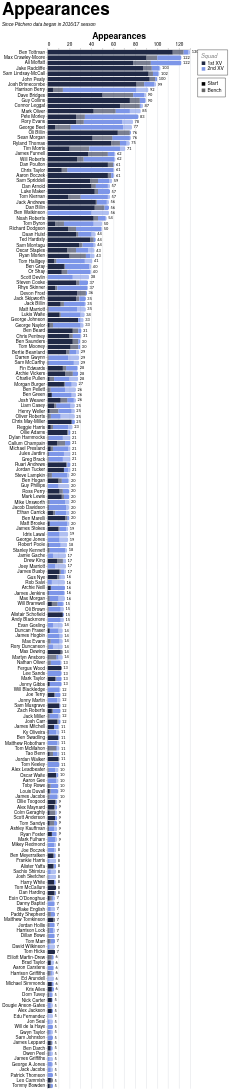

Write a Vega-Lite specification for this figure.
### Vega-Lite specification from a JSON file in a GitHub repository (floating-point values rounded to 4 significant figures; data arrays with more than 128 entries replaced by an {"elided": "..."} marker saying what was removed)
{"config": {"axis": {"labelFont": "PT Sans Narrow, Helvetica Neue, Helvetica, Arial, sans-serif", "titleFont": "PT Sans Narrow, Helvetica Neue, Helvetica, Arial, sans-serif", "labelFontSize": 13, "titleFontSize": 24, "gridColor": "#202947", "gridOpacity": 0.2, "zindex": 1}, "text": {"font": "Lato, sans-serif"}, "bar": {"cornerRadiusEnd": 5}, "header": {"labelFont": "PT Sans Narrow, Helvetica Neue, Helvetica, Arial, sans-serif", "titleFont": "PT Sans Narrow, Helvetica Neue, Helvetica, Arial, sans-serif", "labelFontSize": 24, "titleFontSize": 28, "labelFontWeight": "bold", "orient": "left"}, "legend": {"labelFont": "PT Sans Narrow, Helvetica Neue, Helvetica, Arial, sans-serif", "titleFont": "PT Sans Narrow, Helvetica Neue, Helvetica, Arial, sans-serif", "labelFontSize": 14, "titleFontSize": 16, "titlePadding": 5, "fillColor": "white", "strokeColor": "black", "padding": 10, "titleFontWeight": "lighter", "titleFontStyle": "italic", "titleColor": "gray", "offset": 10}, "title": {"font": "PT Sans Narrow, Helvetica Neue, Helvetica, Arial, sans-serif", "fontSize": 48, "fontWeight": "bold", "anchor": "start", "align": "center", "titlePadding": 20, "subtitlePadding": 10, "subtitleFontSize": 13, "subtitleColor": "", "subtitleFontStyle": "italic", "offset": 15, "color": "black"}, "axisX": {"labelAngle": 0}, "facet": {"title": null, "header": null, "align": {"row": "each", "column": "each"}, "spacing": 10}, "resolve": {"scale": {"y": "independent", "facet": "independent"}}, "background": "transparent", "scale": {"offsetBandPaddingOuter": 0.2, "offsetBandPaddingInner": 0.1}, "view": {"stroke": null, "background": "transparent"}}, "layer": [{"mark": {"type": "bar"}, "encoding": {"color": {"field": "squad", "legend": {"direction": "vertical", "labelExpr": "datum.value + ' XV'", "offset": 20, "orient": "right", "title": "Squad"}, "scale": {"domain": ["1st", "2nd"], "range": ["#202946", "#7d96e8"]}, "sort": ["1st", "2nd"], "type": "nominal"}, "opacity": {"field": "start", "legend": {"direction": "vertical", "offset": 20, "orient": "right", "title": null}, "scale": {"domain": ["Start", "Bench"], "range": [1.0, 0.6]}, "sort": ["Start", "Bench"], "type": "nominal"}, "order": {"field": "stack_order", "sort": "ascending", "type": "quantitative"}, "tooltip": [{"field": "player", "title": "Player", "type": "nominal"}, {"field": "squad", "title": "Squad", "type": "nominal"}, {"field": "start", "title": "Selection", "type": "nominal"}, {"aggregate": "sum", "field": "games", "title": "Games", "type": "quantitative"}, {"aggregate": "max", "field": "player_total", "title": "Total", "type": "quantitative"}], "x": {"aggregate": "sum", "axis": {"orient": "top", "title": "Appearances"}, "field": "games", "type": "quantitative"}, "y": {"field": "player", "sort": {"field": "player_total", "op": "max", "order": "descending"}, "title": null, "type": "nominal"}}}, {"mark": {"type": "text", "align": "left", "baseline": "middle", "color": "black", "dx": 4, "fontSize": 11}, "encoding": {"text": {"field": "total_games", "format": ".0f", "type": "quantitative"}, "x": {"axis": {"orient": "top", "title": "Appearances"}, "field": "total_games", "type": "quantitative"}, "y": {"field": "player", "sort": {"field": "player_total", "op": "max", "order": "descending"}, "title": null, "type": "nominal"}}, "transform": [{"aggregate": [{"op": "sum", "field": "games", "as": "total_games"}, {"op": "max", "field": "player_total", "as": "player_total"}], "groupby": ["player"]}]}], "data": {"name": "data-48792ca6d8ada66ed3f058fbf913ce49"}, "height": {"step": 15}, "params": [{"name": "seasonParam", "value": []}, {"name": "gameTypesParam", "value": []}, {"name": "squadParam", "value": "All"}, {"name": "positionsParam", "value": []}, {"name": "minAppsParam", "value": 5}], "title": {"text": "Appearances", "subtitle": "Since Pitchero data began in 2016/17 season"}, "transform": [{"filter": "length(seasonParam) === 0 || indexof(seasonParam, datum.season) >= 0"}, {"filter": "length(gameTypesParam) === 0 || indexof(gameTypesParam, datum.game_type) >= 0"}, {"filter": "squadParam === \"All\" || datum.squad === squadParam"}, {"filter": "length(positionsParam) === 0 || indexof(positionsParam, datum.position) >= 0"}, {"joinaggregate": [{"op": "sum", "field": "games", "as": "player_total"}], "groupby": ["player"]}, {"filter": "datum.player_total >= minAppsParam"}], "width": 400, "$schema": "https://vega.github.io/schema/vega-lite/v5.20.1.json", "datasets": {"data-48792ca6d8ada66ed3f058fbf913ce49": {"elided": "2398 records"}}}
